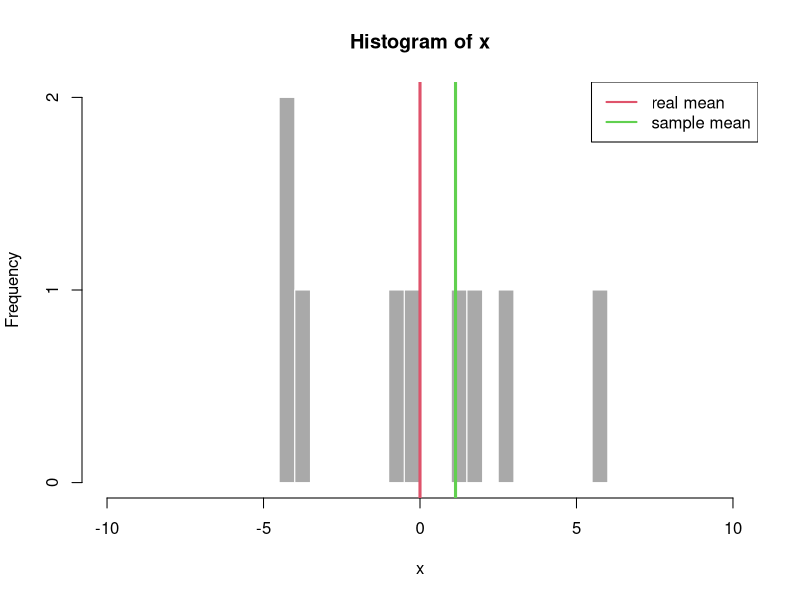
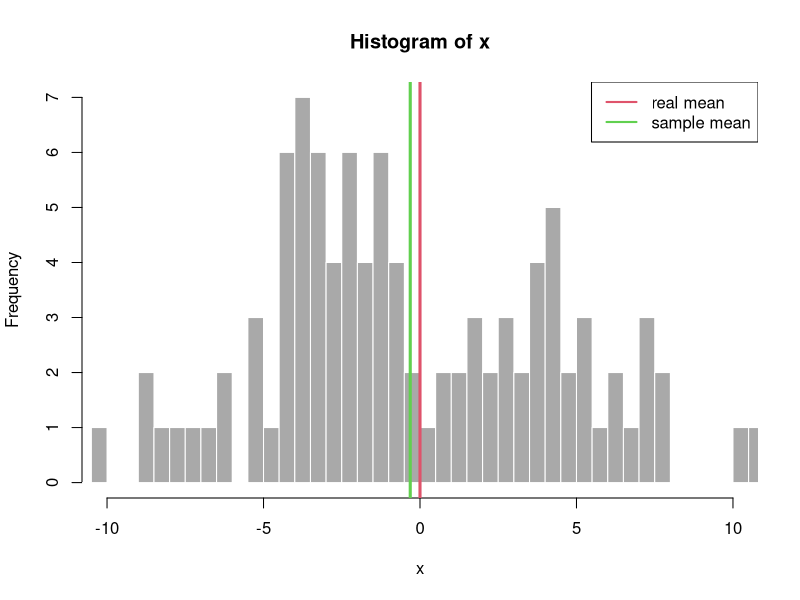

These figures' R source, in order:
## ---- chunk 1
    x <- rnorm(10, mean = 0, sd = 5)
    hist(x, breaks = 50, col = 'darkgray', border = 'white', xlim=c(-10,10))
    sample_mean = mean(x)
    legend("topright", c('real mean', 'sample mean'), col=c(2,3), lwd=2)
    abline(v=0, col=2, lwd=3)
    abline(v=sample_mean, col=3, lwd=3)
## ---- chunk 2
    x <- rnorm(100, mean = 0, sd = 5)
    hist(x, breaks = 50, col = 'darkgray', border = 'white', xlim=c(-10,10))
    sample_mean = mean(x)
    legend("topright", c('real mean', 'sample mean'), col=c(2,3), lwd=2)
    abline(v=0, col=2, lwd=3)
    abline(v=sample_mean, col=3, lwd=3)
